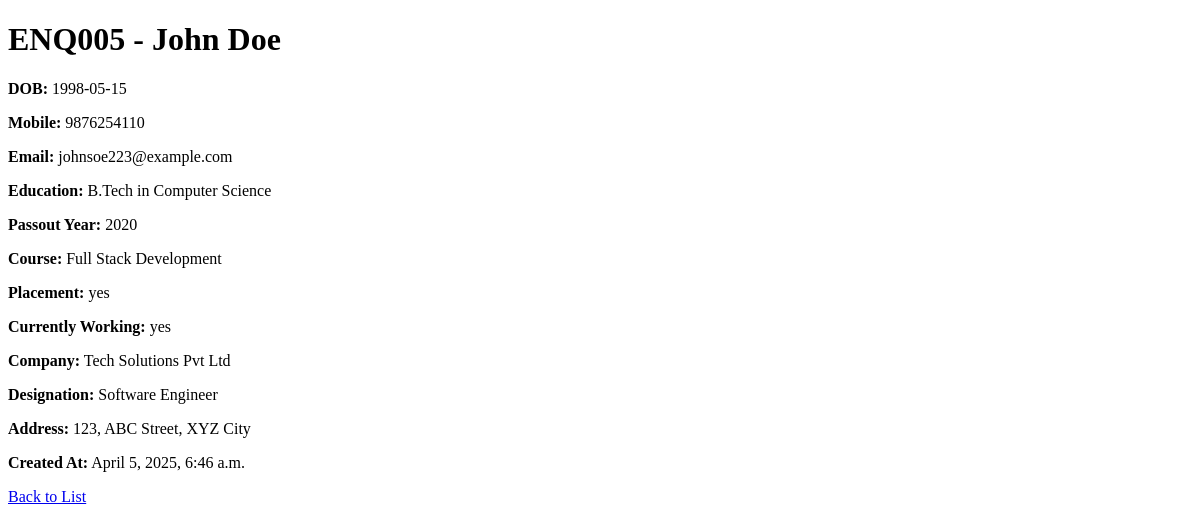
Page /5/ on the earlier database version.
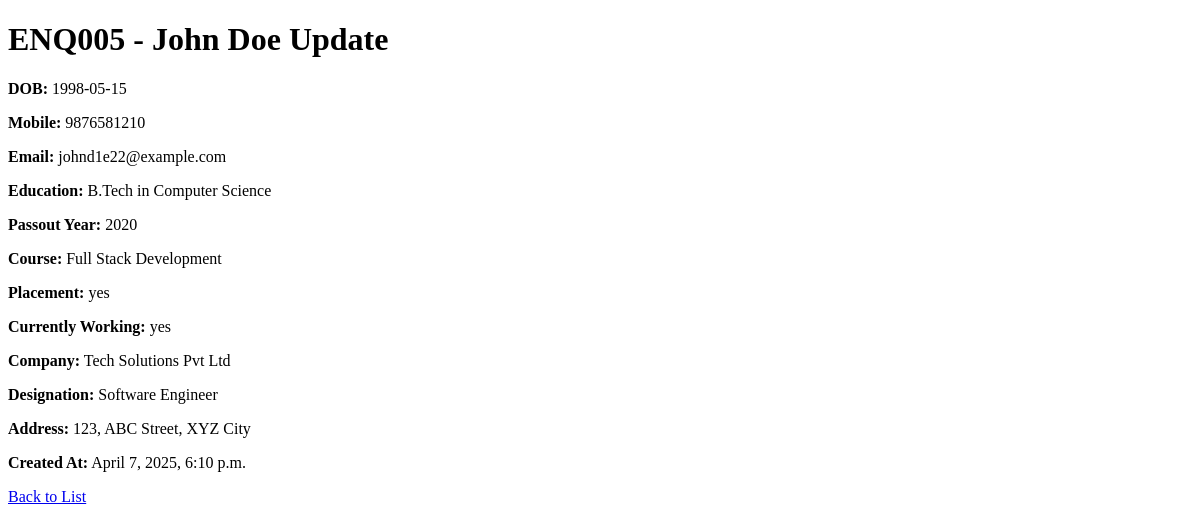
Same page on the later database version.
### ENQUIRY/models.py (models this page shows, shortened)
class StudentEnquiry(models.Model):
    enquiryId = models.CharField(max_length=10, unique=True, editable=False)
    name = models.CharField(max_length=255, null=True, blank=True)
    dob = models.CharField(max_length=255, null=True, blank=True)
    mobile = models.CharField(max_length=10, null=True, blank=True)
    email = models.EmailField(null=True, blank=True)
    education = models.CharField(max_length=255, null=True, blank=True)
    passout_year = models.CharField(max_length=4, null=True, blank=True)
    course = models.CharField(max_length=255, null=True, blank=True)
    placement = models.CharField(max_length=3, choices=[('yes', 'Yes'), ('no', 'No')], null=True, blank=True)
    currently_working = models.CharField(max_length=3, null=True, blank=True, choices=[('yes', 'Yes'), ('no', 'No')])
    profession = models.CharField(max_length=10, blank=True, null=True, choices=[('it', 'IT'), ('non-it', 'Non-IT')])
    company = models.CharField(max_length=255, blank=True, null=True)
    designation = models.CharField(max_length=255, blank=True, null=True)
    duration = models.CharField(max_length=50, blank=True, null=True)
    pf = models.CharField(max_length=3, blank=True, null=True)
    uan = models.CharField(max_length=20, blank=True, null=True)
    form16 = models.CharField(max_length=3, blank=True, null=True, choices=[('yes', 'Yes'), ('no', 'No')])
    address = models.TextField(null=True, blank=True)
    pan_aadhar = models.CharField(max_length=20, null=True, blank=True)
    refer_by = models.CharField(max_length=255, null=True, blank=True)
    referer_mobile = models.CharField(max_length=10, null=True, blank=True)
    created_at = models.DateTimeField(auto_now_add=True)

### ENQUIRY/views.py (the view)
# urls.py: path('<int:pk>/', views.student_detail, name='student_detail'),
def student_detail(request, pk):
    student = get_object_or_404(StudentEnquiry, pk=pk)
    return render(request, 'student_detail.html', {'student': student})

### ENQUIRY/templates/student_detail.html (shortened to what this page needs)
<!DOCTYPE html>
<html>
<head>
</head>
<body>
    <h1>{{ student.enquiryId }} - {{ student.name }}</h1>
    <p><strong>DOB:</strong> {{ student.dob }}</p>
    <p><strong>Mobile:</strong> {{ student.mobile }}</p>
    <p><strong>Email:</strong> {{ student.email }}</p>
    <p><strong>Education:</strong> {{ student.education }}</p>
    <p><strong>Passout Year:</strong> {{ student.passout_year }}</p>
    <p><strong>Course:</strong> {{ student.course }}</p>
    <p><strong>Placement:</strong> {{ student.placement }}</p>
    <p><strong>Currently Working:</strong> {{ student.currently_working }}</p>
    <p><strong>Company:</strong> {{ student.company }}</p>
    <p><strong>Designation:</strong> {{ student.designation }}</p>
    <p><strong>Address:</strong> {{ student.address }}</p>
    <p><strong>Created At:</strong> {{ student.created_at }}</p>
    <a href="{% url 'student_list' %}">Back to List</a>
</body>
</html>

Differences in the rows shown:
changed StudentEnquiry "ENQ005": name "John Doe" → "John Doe Update"; mobile "9876254110" → "9876581210"; email "johnsoe223@example.com" → "johnd1e22@example.com"; created_at "April 5, 2025, 6:46 a.m." → "April 7, 2025, 6:10 p.m."
